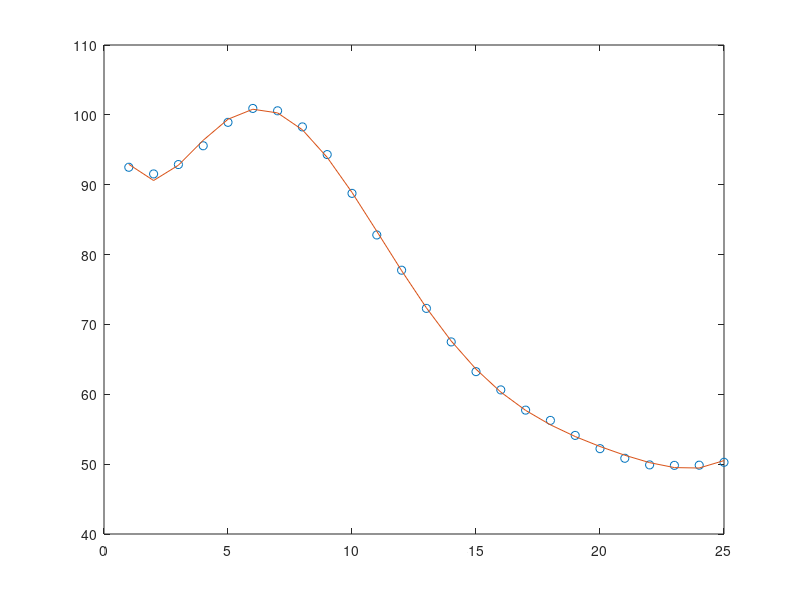

The MATLAB script that drew this image:
%% This script calculates the half life of the Rok Plots to be able to show that the half life increases and hence to be able to say that the Rok is diffused and is not centered anymore like it used to be

%% Here we try and get the Covariance as a function of the distance between maximas(basically we try and see whether the maximas in Pearson corelation correspond to the lag equal to the maximal distance


 %%
load('spn_rokxmyosin');


if 1 %% this segment of the code fits a pokynomial to the plot of Rok intensity and then plots the polynomial on to the Rok plot

for cell_index=96:96, %%which cell we are looking at
    
    %%this segment normalizes the intensities between zero and one for each
  %%cell individually
    [r,t]=max(cell(cell_index).mean);
    cell(cell_index).mean = cell(cell_index).mean/r ; 

  %%
    
if(cell(cell_index).average_maxima_distance <=8 ) % this helps us ignore the outliers
      
    if (size(cell_rok(cell_index).mean,1) >25)
        y=cell_rok(cell_index).mean(1:25,:)';
        x=[1:1:25];
        p=polyfit(x,y,7);
    
        f = polyval(p,x);
        plot(x,y,'o',x,f,'-')
    end

    if (size(cell_rok(cell_index).mean,1) <=25)
        y=cell_rok(cell_index).mean(:,:)';
        x=[1:1:size(cell_rok(cell_index).mean,1)];
        p=polyfit(x,y,10);
    
        f = polyval(p,x);
        plot(x,y,'o',x,f,'-')
    end


    

end %ignoring the outliers

end


end










%% I tried the average slope but that method failed to give me useful output to distinguish between the plots : DOES NOT WORK

if 0
average_slope=[];

for cell_index = 1:cell_number,
    
    average_slope=[average_slope (cell_rok(cell_index).mean(10) - cell_rok(cell_index).mean(1) )/10 ];
    
end

scatter([1:1:cell_number],average_slope);
hy = graph2d.constantline(0, 'Color',[0 0 0]);
changedependvar(hy,'y');
end